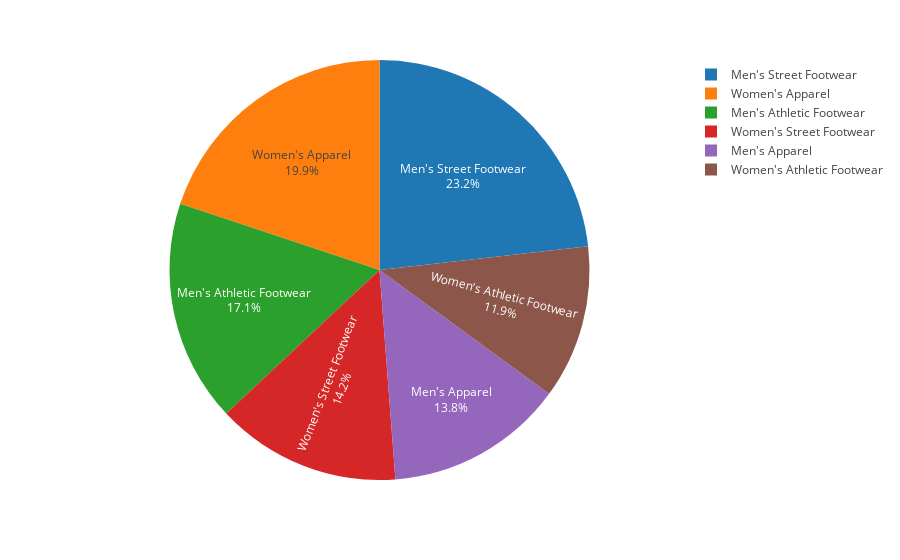

Notebook cell for this chart:
### Code cell
fig = px.pie(df, values = "TotalSales", names = "Product", template = "gridon")
fig.update_traces(text = df["Product"], textposition = "inside")
fig.show()

### Figure 1 — Plotly figure (JSON) as saved in the notebook; plotly's stock layout.template omitted (floating-point values rounded to 4 significant figures; data arrays with more than 128 entries replaced by an {"elided": "..."} marker saying what was removed)
{"data": [{"domain": {"x": [0, 1], "y": [0, 1]}, "hovertemplate": "Product=%{label}<br>TotalSales=%{value}<extra></extra>", "labels": {"elided": "9648 str values"}, "legendgroup": "", "name": "", "showlegend": true, "text": {"elided": "9648 str values"}, "textposition": "inside", "type": "pie", "values": {"elided": "9648 float values"}}], "layout": {"legend": {"tracegroupgap": 0}, "margin": {"t": 60}}}
